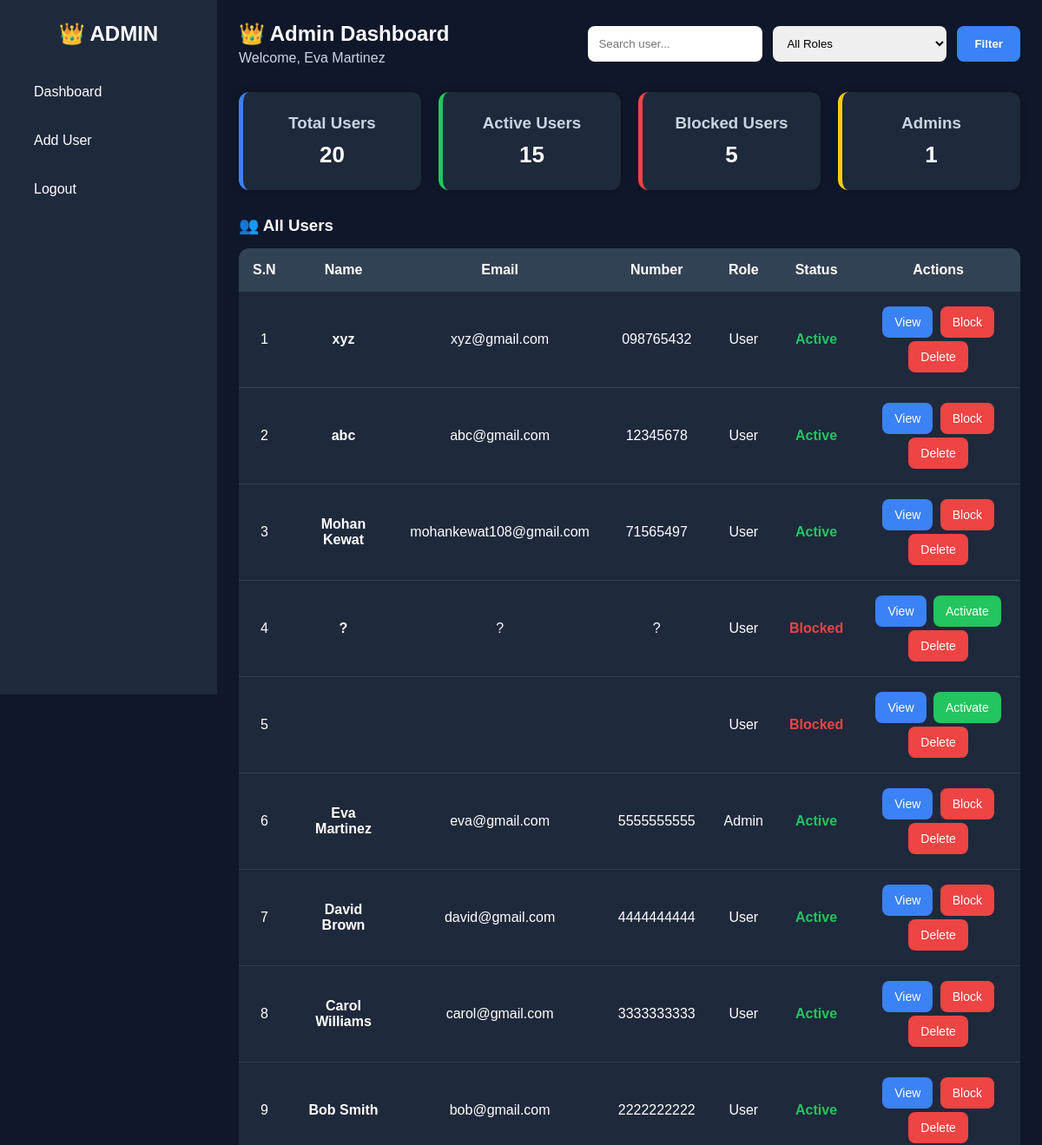
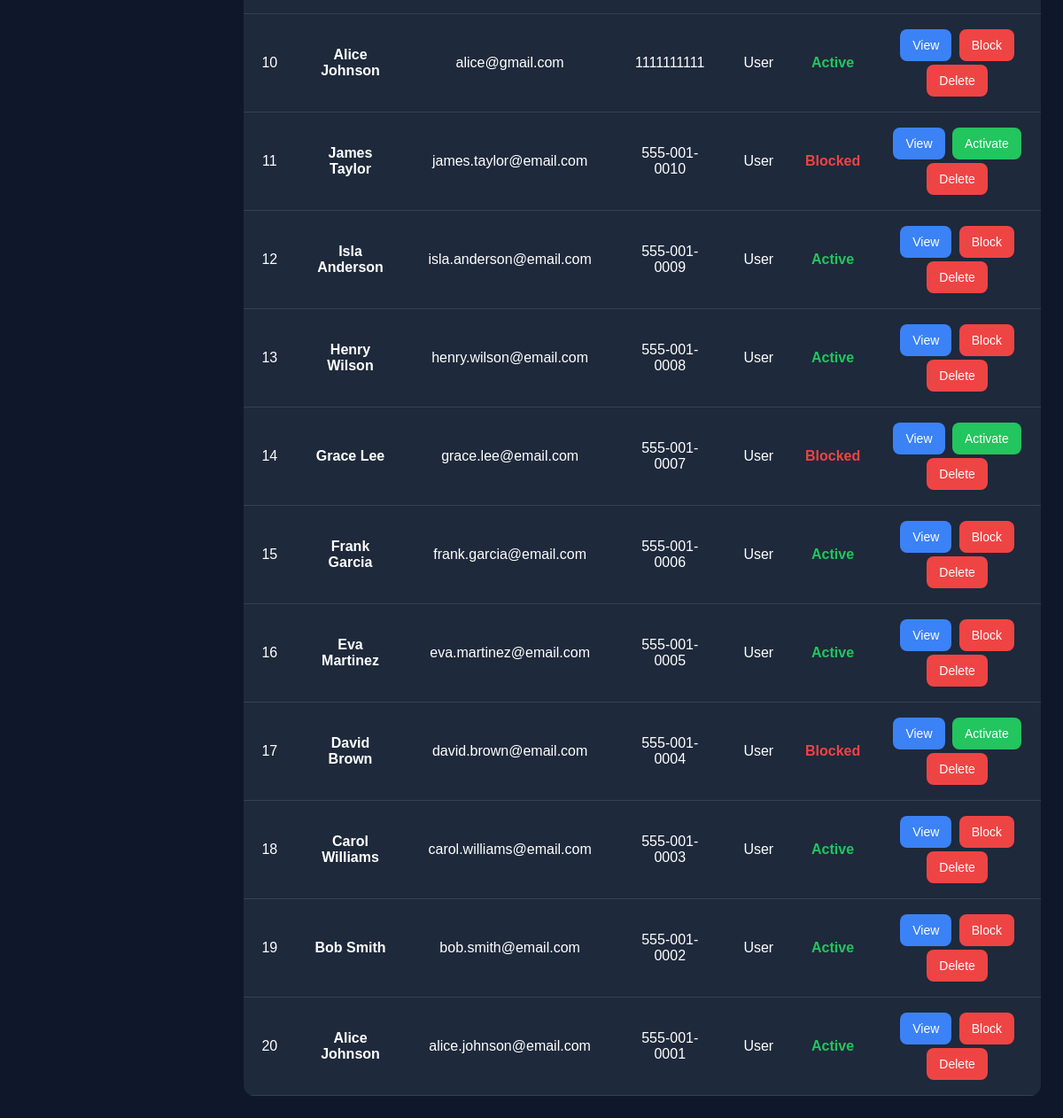
The app's page /admin_dashboard.php (signed in) with its own data (2 pictures, top to bottom).
### tables this page shows
CREATE TABLE `users` (
  `user_id` int(11) NOT NULL,
  `name` varchar(255) DEFAULT NULL,
  `email` varchar(255) NOT NULL,
  `phone` varchar(255) DEFAULT NULL,
  `password` varchar(255) DEFAULT NULL,
  `created_at` timestamp NULL DEFAULT current_timestamp(),
  `updated` timestamp NULL DEFAULT current_timestamp() ON UPDATE current_timestamp(),
  `is_active` tinyint(1) DEFAULT 1,
  `role` enum('admin','user') DEFAULT 'user'
);

### admin_dashboard.php (the view, shortened to what this page needs)
<?php
require_once 'config.php';
$search = $_GET['search'] ?? '';
$sql = "
    SELECT *
    FROM users
    WHERE 1
";
$params = [];
$sql .= "
    ORDER BY user_id DESC
";
$stmt = $conn->prepare($sql);
$stmt->execute($params);
$users = $stmt->fetchAll(PDO::FETCH_ASSOC);
$totalUsers = count($users);
$activeUsers = 0;
$blockedUsers = 0;
$adminCount = 0;
foreach ($users as $u) {
    if ($u['is_active']) {
        $activeUsers++;
    } else {
        $blockedUsers++;
    }
    if ($u['role'] === 'admin') {
        $adminCount++;
    }
}
?>
<!DOCTYPE html>
<html lang="en">
<head>
    <link rel="stylesheet" href="admin.css">
</head>
<body>
<div class="container">
    <div class="sidebar">
        <h2>👑 ADMIN</h2>
        <a href="#">Dashboard</a>
        <a href="add_user.php">Add User</a>
        <a href="login/logout.php">Logout</a>
    </div>
    <div class="main-content">
        <div class="topbar">
            <div>
                <h2>
                    👑 Admin Dashboard
                </h2>
                <p>
                    Welcome,
                    <?= htmlspecialchars($_SESSION['name']) ?>
                </p>
            </div>
            <form method="GET">
                <input
                    type="text"
                    name="search"
                    placeholder="Search user..."
                    value="<?= htmlspecialchars($search) ?>"
                >
                <select name="role">
                    <option value="">
                        All Roles
                    </option>
                </select>
                <button type="submit">
                    Filter
                </button>
            </form>
        </div>
        <div class="cards">
            <div class="card blue">
                <h3>Total Users</h3>
                <p>
                    <?= $totalUsers ?>
                </p>
            </div>
            <div class="card green">
                <h3>Active Users</h3>
                <p>
                    <?= $activeUsers ?>
                </p>
            </div>
            <div class="card red">
                <h3>Blocked Users</h3>
                <p>
                    <?= $blockedUsers ?>
                </p>
            </div>
            <div class="card yellow">
                <h3>Admins</h3>
                <p>
                    <?= $adminCount ?>
                </p>
            </div>
        </div>
        <h3 style="margin-bottom:15px;">
            👥 All Users
        </h3>
        <table>
            <tr>
                <th>S.N</th>
                <th>Name</th>
                <th>Email</th>
                <th>Number</th>
                <th>Role</th>
                <th>Status</th>
                <th>Actions</th>
            </tr>
            <?php $i = 1; ?>
            <?php foreach($users as $u): ?>
            <tr>
                <td>
                    <?= $i++ ?>
                </td>
                <td>
                    <a
                        class="user-link"
                        href="user_profile.php?id=<?= $u['user_id'] ?>"
                    >
                        <?= htmlspecialchars($u['name']) ?>
                    </a>
                </td>
                <td>
                    <?= htmlspecialchars($u['email']) ?>
                </td>
                <td>
                    <?= htmlspecialchars($u['phone']) ?>
                </td>
                <td>
                    <?= ucfirst(htmlspecialchars($u['role'])) ?>
                </td>
                <td>
                    <?php if($u['is_active']): ?>
                        <span class="status-active">
                            Active
                        </span>
                    <?php else: ?>
                        <span class="status-blocked">
                            Blocked
                        </span>
                    <?php endif; ?>
                </td>
                <td>
                    <a
                        class="btn view-btn"
                        href="user_profile.php?id=<?= $u['user_id'] ?>"
                    >
                        View
                    </a>
                    <a
                        class="btn <?= $u['is_active'] ? 'block-btn' : 'active-btn' ?>"
                        href="?toggle=<?= $u['user_id'] ?>"
                    >
                        <?= $u['is_active'] ? 'Block' : 'Activate' ?>
                    </a>
                <a class="btn block-btn"
                    href="delete_user.php?id=<?= $u['user_id'] ?>"
                    onclick="return confirm('Delete this user?')">
                    Delete
                </a>
                </td>
            </tr>
            <?php endforeach; ?>
        </table>
    </div>
</div>
</body>
</html>

### admin.css (style rules this page uses)
* { margin:0; padding:0; box-sizing:border-box; font-family:Arial; }
body { background:#0f172a; color:white; }
.container { display:flex; min-height:100vh; }
.sidebar { width:250px; background:#1e293b; padding:25px; position:fixed; height:100vh; }
.sidebar h2 { margin-bottom:30px; text-align:center; }
.sidebar a { display:block; color:white; text-decoration:none; padding:14px; margin-bottom:10px; border-radius:8px; transition:0.3s; }
.main-content { margin-left:250px; flex:1; padding:25px; }
.topbar { display:flex; justify-content:space-between; align-items:center; gap:20px; flex-wrap:wrap; margin-bottom:30px; }
.topbar h2 { margin-bottom:5px; }
.topbar p { color:#cbd5e1; }
form { display:flex; gap:12px; flex-wrap:wrap; }
form input, form select { padding:12px; border:none; border-radius:8px; min-width:200px; }
form button { padding:12px 20px; border:none; border-radius:8px; background:#3b82f6; color:white; cursor:pointer; font-weight:bold; }
.cards { display:grid; grid-template-columns:repeat(4,1fr); gap:20px; margin-bottom:30px; }
.card { background:#1e293b; padding:25px; border-radius:12px; text-align:center; box-shadow:0 0 10px rgba(0,0,0,0.2); }
.card h3 { color:#cbd5e1; margin-bottom:10px; }
.card p { font-size:26px; font-weight:bold; }
.blue { border-left:5px solid #3b82f6; }
.green { border-left:5px solid #22c55e; }
.red { border-left:5px solid #ef4444; }
.yellow { border-left:5px solid #facc15; }
table { width:100%; border-collapse:collapse; background:#1e293b; border-radius:12px; overflow:hidden; }
th { background:#334155; padding:16px; text-align:center; }
td { padding:15px; text-align:center; border-bottom:1px solid #334155; }
.status-active { color:#22c55e; font-weight:bold; }
.status-blocked { color:#ef4444; font-weight:bold; }
.btn { padding:10px 14px; border-radius:8px; text-decoration:none; color:white; font-size:14px; margin:2px; display:inline-block; }
.view-btn { background:#3b82f6; }
.block-btn { background:#ef4444; }
.active-btn { background:#22c55e; }
.user-link { color:white; text-decoration:none; font-weight:bold; }

### records on screen
users: name "xyz", email "xyz@gmail.com", phone "098765432", role "User", is_active "Active"
users: name "abc", email "abc@gmail.com", phone "12345678", role "User", is_active "Active"
users: name "Mohan Kewat", email "mohankewat108@gmail.com", phone "71565497", role "User", is_active "Active"
users: name "?", email "?", phone "?", role "User", is_active "Blocked"
users: role "User", is_active "Blocked"
users: name "Eva Martinez", email "eva@gmail.com", phone "5555555555", role "Admin", is_active "Active"
users: name "David Brown", email "david@gmail.com", phone "4444444444", role "User", is_active "Active"
users: name "Carol Williams", email "carol@gmail.com", phone "3333333333", role "User", is_active "Active"
users: name "Bob Smith", email "bob@gmail.com", phone "2222222222", role "User", is_active "Active"
users: name "Alice Johnson", email "alice@gmail.com", phone "1111111111", role "User", is_active "Active"
users: name "James Taylor", email "james.taylor@email.com", phone "555-001-0010", role "User", is_active "Blocked"
users: name "Isla Anderson", email "isla.anderson@email.com", phone "555-001-0009", role "User", is_active "Active"
users: name "Henry Wilson", email "henry.wilson@email.com", phone "555-001-0008", role "User", is_active "Active"
users: name "Grace Lee", email "grace.lee@email.com", phone "555-001-0007", role "User", is_active "Blocked"
users: name "Frank Garcia", email "frank.garcia@email.com", phone "555-001-0006", role "User", is_active "Active"
users: name "Eva Martinez", email "eva.martinez@email.com", phone "555-001-0005", role "User", is_active "Active"
users: name "David Brown", email "david.brown@email.com", phone "555-001-0004", role "User", is_active "Blocked"
users: name "Carol Williams", email "carol.williams@email.com", phone "555-001-0003", role "User", is_active "Active"
users: name "Bob Smith", email "bob.smith@email.com", phone "555-001-0002", role "User", is_active "Active"
users: name "Alice Johnson", email "alice.johnson@email.com", phone "555-001-0001", role "User", is_active "Active"

### other values on screen
$_SESSION['name'] "Eva Martinez"
$totalUsers "20"
$activeUsers "15"
$blockedUsers "5"
$adminCount "1"
